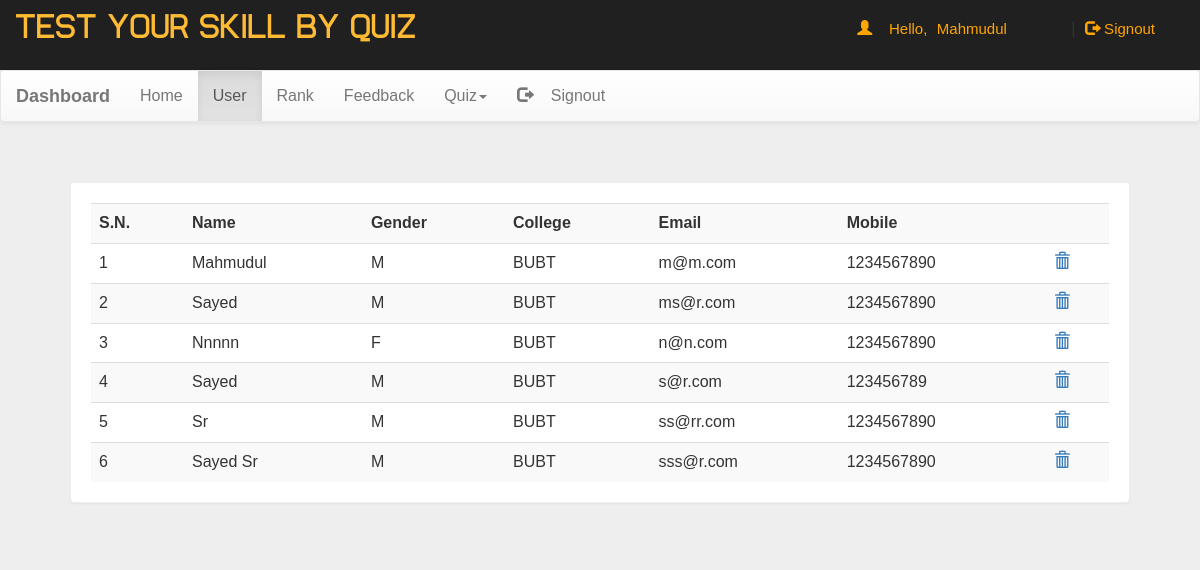
Page /dash.php?q=1 (signed in) on the committed database.
### tables this page shows
CREATE TABLE `user` (
  `name` varchar(50) NOT NULL,
  `gender` varchar(5) NOT NULL,
  `college` varchar(100) NOT NULL,
  `email` varchar(50) NOT NULL,
  `mob` bigint(20) NOT NULL,
  `password` varchar(50) NOT NULL
);

### dash.php (the view, shortened to what this page needs)
<!DOCTYPE html>
<html>
<head>
<link  rel="stylesheet" href="css/bootstrap.min.css"/>
 <link  rel="stylesheet" href="css/bootstrap-theme.min.css"/>
 <link rel="stylesheet" href="css/main.css">
 <link  rel="stylesheet" href="css/font.css">
</head>
<body  style="background:#eee;">
<div class="header">
<div class="row">
<div class="col-lg-6">
<span class="logo">TEST YOUR SKILL BY QUIZ </span></div>
<?php
 include_once 'dbConnection.php';
  if(!(isset($_SESSION['email']))){
header("location:index.php");
}
else
{
$name = $_SESSION['name'];;
echo '<span class="pull-right top title1" ><span class="log1"><span class="glyphicon glyphicon-user" aria-hidden="true"></span>&nbsp;&nbsp;&nbsp;&nbsp;Hello,</span> <a href="account.php" class="log log1">'.$name.'</a>&nbsp;|&nbsp;<a href="logout.php?q=account.php" class="log"><span class="glyphicon glyphicon-log-out" aria-hidden="true"></span>&nbsp;Signout</button></a></span>';
}?>
</div></div>
<nav class="navbar navbar-default title1">
  <div class="container-fluid">
    <div class="navbar-header">
      <a class="navbar-brand" href="dash.php?q=0"><b>Dashboard</b></a>
    </div>
    <div class="collapse navbar-collapse" id="bs-example-navbar-collapse-1">
      <ul class="nav navbar-nav">
        <li <?php if(@$_GET['q']==0) echo'class="active"'; ?>><a href="dash.php?q=0">Home<span class="sr-only">(current)</span></a></li>
        <li <?php if(@$_GET['q']==1) echo'class="active"'; ?>><a href="dash.php?q=1">User</a></li>
        <li <?php if(@$_GET['q']==2) echo'class="active"'; ?>><a href="dash.php?q=2">Rank</a></li>
		    <li <?php if(@$_GET['q']==3) echo'class="active"'; ?>><a href="dash.php?q=3">Feedback</a></li>
        <li class="dropdown <?php if(@$_GET['q']==4 || @$_GET['q']==5) echo'active"'; ?>">
          <a href="#" class="dropdown-toggle" data-toggle="dropdown" role="button" aria-haspopup="true" aria-expanded="false">Quiz<span class="caret"></span></a>
        </li><li class="pull-right"> <a href="logout.php?q=account.php"><span class="glyphicon glyphicon-log-out" aria-hidden="true"></span>&nbsp;&nbsp;&nbsp;&nbsp;Signout</a></li>
      </ul>
          </div>
  </div>
</nav>
<div class="container">
<div class="row">
<div class="col-md-12">
<?php if(@$_GET['q']==1) {
$result = mysqli_query($con,"SELECT * FROM user") or die('Error');
echo  '<div class="panel"><div class="table-responsive"><table class="table table-striped title1">
<tr><td><b>S.N.</b></td><td><b>Name</b></td><td><b>Gender</b></td><td><b>College</b></td><td><b>Email</b></td><td><b>Mobile</b></td><td></td></tr>';
$c=1;
while($row = mysqli_fetch_array($result)) {
	$name = $row['name'];
	$mob = $row['mob'];
	$gender = $row['gender'];
    $email = $row['email'];
	$college = $row['college'];
	echo '<tr><td>'.$c++.'</td><td>'.$name.'</td><td>'.$gender.'</td><td>'.$college.'</td><td>'.$email.'</td><td>'.$mob.'</td>
	<td><a title="Delete User" href="update.php?demail='.$email.'"><b><span class="glyphicon glyphicon-trash" aria-hidden="true"></span></b></a></td></tr>';
}
echo '</table></div></div>';
}?>
</div>
</div></div>
</body>
</html>

### css/main.css (style rules this page uses)
body { overflow-x:hidden; width:100%; font: 15px "Century Gothic", "Times Roman", sans-serif; background:#eee; min-height:550px; background-attachment:fixed; }
.panel { border-color:#eee; margin:40px; padding:20px; font: 15px "Century Gothic", "Times Roman", sans-serif; }
.header { background:#202020; height:70px; }
.logo { font-family:'typo'; font-size:35px; color:#ffbb33; margin:15px; }
.title1 { font: 16px "Century Gothic", "Times Roman", sans-serif; }
.top { margin-top:20px; }
.log1 { font: 15px 'Ubuntu', sans-serif; color:orange; margin-left:10px; }
.log { margin:10px; margin-right:60px; margin-left:5px; color:orange; text-decoration:none; font-size:20px; font-size:15px; }

### rows in the picture
user: name "Mahmudul", gender "M", college "BUBT", email "m@m.com", mob "1234567890"
user: name "Sayed", gender "M", college "BUBT", email "ms@r.com", mob "1234567890"
user: name "Nnnnn", gender "F", college "BUBT", email "n@n.com", mob "1234567890"
user: name "Sayed", gender "M", college "BUBT", email "s@r.com", mob "123456789"
user: name "Sr", gender "M", college "BUBT", email "ss@rr.com", mob "1234567890"
user: name "Sayed Sr", gender "M", college "BUBT", email "sss@r.com", mob "1234567890"

### other values in the picture
$name "Mahmudul"
